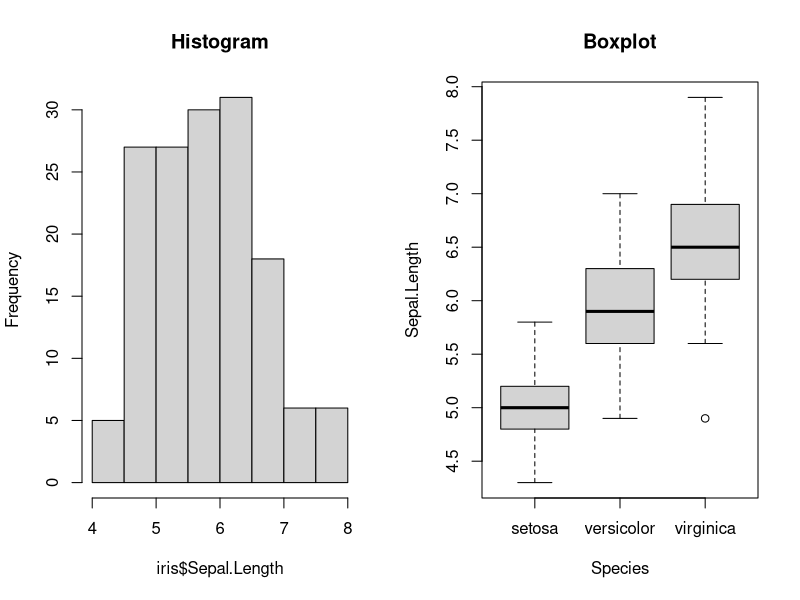

Source code (R):
# Histogram and Boxplot
dev.new()
par(mfrow=c(1,2))
hist(iris$Sepal.Length, main="Histogram")
boxplot(Sepal.Length ~ Species, iris, main="Boxplot")
